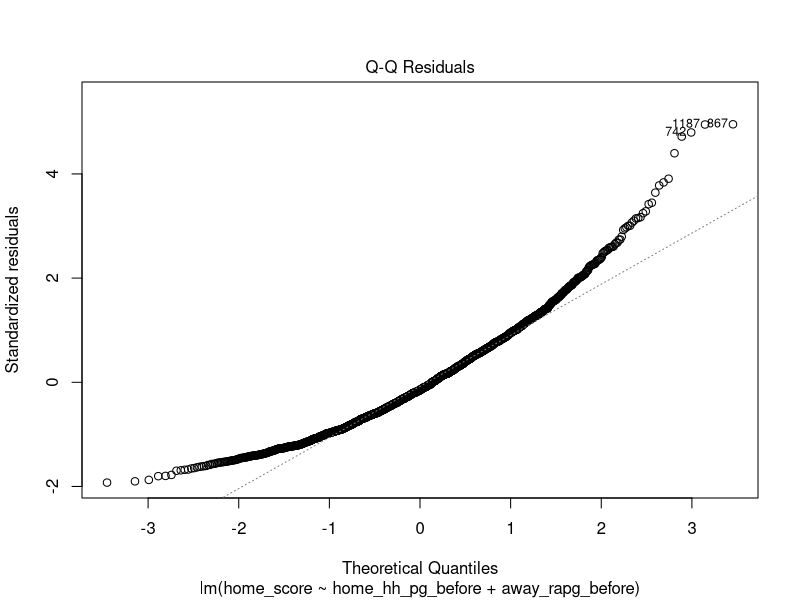
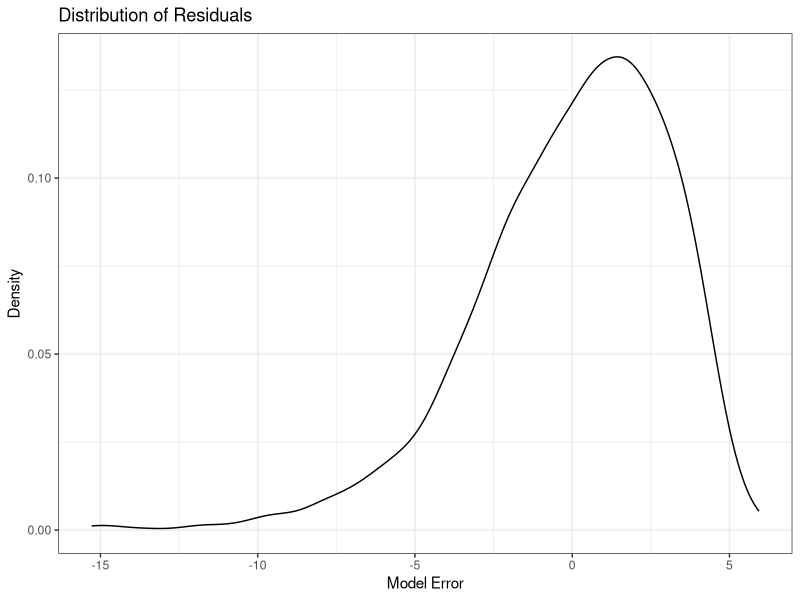

These figures' R source, in order: (Note: this script raises an error after producing the figures.)

# load packages
require(data.table)
require(ggplot2)







#################
### ARTICLE 5 ###
#################

# load data from after article 4.
dat <- data.table(read.csv("data_after_article_4.csv"))

# Build models with the variables we created

# simple linear regression using hh stuff and rapg

# Let's predict home score using both home hh pg and away rpg
fit1 <- lm(data = dat, home_score ~ home_hh_pg_before + away_rapg_before)

# this command will show you info about the model, including the coefficients
summary(fit1)

# add predictions back to the data set for analysis later
dat$home_score_pred1 <- predict(fit1, data=dat)

# plot qq plot
plot(fit1, which=2)

# plot density of residuals
ggplot(dat, aes(x=home_score_pred1 - home_score)) + 
    geom_density() +
    xlab("Model Error") + 
    ylab("Density") +
    ggtitle("Distribution of Residuals") +
    theme_bw()


# Now let's say we believe teams can be on "hot" or "cold" streaks
# We can add in the last_10 vars we created. 
# WE DIDNT CREATE A RAPG_LAST_10 var
fit2 <- lm(
    data = dat, 
    home_score ~ home_hh_pg_before + home_hh_last_10 + away_rapg_before
)

# look at summary of model
summary(fit2)

# add predictions back to the data set
dat$home_score_pred2 <- predict(fit2, data=dat)


# Now we'll do the same for away team (no comments this time)
fit1 <- lm(data = dat, away_score ~ away_hh_pg_before + home_rapg_before)
summary(fit1)
dat$away_score_pred1 <- predict(fit1, data=dat)

fit2 <- lm(
    data = dat, 
    away_score ~ away_hh_pg_before + away_hh_last_10 + home_rapg_before
)

summary(fit2)
dat$away_score_pred2 <- predict(fit2, data=dat)



# Now we'll do some regressions on the game total
fit3 <- lm(
    data = dat, 
    actual_total ~ home_hh_pg_before + away_hh_pg_before + home_hh_last_10 + away_hh_last_10 + home_rapg_before + away_rapg_before
)

summary(fit3)
dat$total_pred <- predict(fit3, data=dat)


# Now we can do some Logistic regression on whether the total went over
# this is a binary outcome, the Logistic regression will allow us to predict 
# a probability that the game goes over the total

# build logistic model on whether the total was over
# we'll just a few vars that come up as significant
fit4 <- glm(
    data = dat,
    family = "binomial",
    tot_over ~ home_hh_last_10 + home_rapg_before + away_rapg_before
)

summary(fit4)
dat$over_prob_pred <- predict(fit4, data=dat, type="response")


# Now we can convert these probs back to odds to compare to no-vig market
dat[, o_nv_odds := sapply(o_nv_prob, conv_prob_to_odds)]
dat[, o_pred_odds := sapply(over_prob_pred, conv_prob_to_odds)]

# Ok we've got some models built, in the next article, we'll assess how well they perform.
